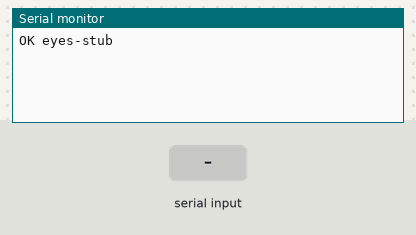
This sketch was run on a simulated ESP32. Parts: the last lines printed to the serial monitor. Inputs (shaded band) come from the test bench.

Above: at 1.2 s.
1.3 s: "PING\n" received over Serial
At 1.7 s:
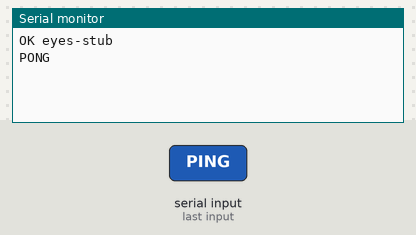
2.8 s: "EMO\n" received over Serial
At 4.0 s:
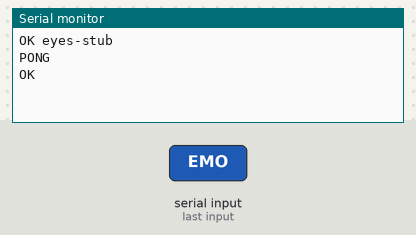

The sketch:

eyes_esp32_stub.ino
```cpp
/*
 * shikigami eyes — ESP32 firmware STUB
 *
 * Receives compact ASCII commands over Serial (115200) and would drive a
 * GC9A01 240x240 round display. Animation math can either:
 *   A) run on-device (port the Python EyesEngine), or
 *   B) receive pre-rendered RGB565 frames (not implemented here).
 *
 * Protocol: see shikigami.expression.eyes.protocol
 *
 * This stub only parses commands and ACKs them — replace handle*() bodies
 * with real GC9A01 draws / local springs.
 */

#include <Arduino.h>

String lineBuf;

void replyOk() { Serial.println(F("OK")); }
void replyErr(const char* msg) { Serial.print(F("ERR ")); Serial.println(msg); }

void handleEmo(const String& args) {
  // args: <name> [intensity] [duration]
  replyOk();
}
void handleGaze(const String& args) { replyOk(); }
void handleBlink() { replyOk(); }
void handleWink(const String& args) { replyOk(); }
void handleReact(const String& args) { replyOk(); }
void handleSpeak(const String& args) { replyOk(); }

void dispatch(String line) {
  line.trim();
  if (line.length() == 0) return;
  int sp = line.indexOf(' ');
  String cmd = (sp < 0) ? line : line.substring(0, sp);
  String args = (sp < 0) ? "" : line.substring(sp + 1);
  cmd.toUpperCase();

  if (cmd == "PING") { Serial.println(F("PONG")); return; }
  if (cmd == "EMO") { handleEmo(args); return; }
  if (cmd == "GAZE" || cmd == "TRACK") { handleGaze(args); return; }
  if (cmd == "BLINK") { handleBlink(); return; }
  if (cmd == "WINK") { handleWink(args); return; }
  if (cmd == "REACT") { handleReact(args); return; }
  if (cmd == "SPEAK") { handleSpeak(args); return; }
  if (cmd == "SYNC") {
    Serial.println(F("STATE emotion=neutral gaze=0,0"));
    return;
  }
  replyErr("unknown");
}

void setup() {
  Serial.begin(115200);
  // TODO: init GC9A01 SPI, clear to black, draw neutral eyes
  Serial.println(F("OK eyes-stub"));
}

void loop() {
  while (Serial.available()) {
    char c = (char)Serial.read();
    if (c == '\n' || c == '\r') {
      if (lineBuf.length()) {
        dispatch(lineBuf);
        lineBuf = "";
      }
    } else if (lineBuf.length() < 200) {
      lineBuf += c;
    }
  }
  // TODO: EyesEngine::update(dt); blit RGB565 dirty rects
}
```

Measured:
- after the input at 1.3 s, the serial monitor: prints a new line at once (image 1)
- after the input at 2.8 s, the serial monitor: prints a new line at once (image 2)
